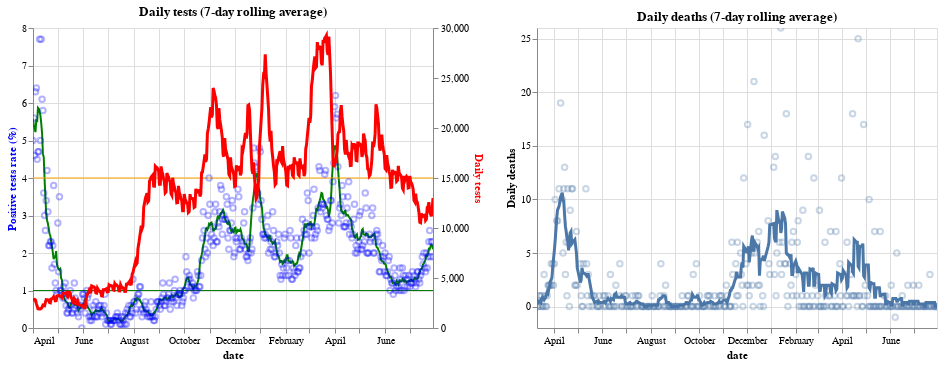

Notebook code for this chart:
### Code cell
plot_daily_tests() | plot_daily_deaths()

### Figure 1 — Vega-Lite specification as saved in the notebook (floating-point values rounded to 4 significant figures; data arrays with more than 128 entries replaced by an {"elided": "..."} marker saying what was removed)
{"config": {"view": {"continuousWidth": 400, "continuousHeight": 300}}, "hconcat": [{"layer": [{"layer": [{"data": {"name": "data-e971304a2b92d364a7a48f21f518054c"}, "mark": {"type": "line", "color": "green", "size": 2, "tooltip": {"content": "encoding"}}, "encoding": {"x": {"type": "temporal", "field": "date"}, "y": {"type": "quantitative", "axis": {"title": "Positive tests rate (%)", "titleColor": "blue"}, "field": "pos_rate"}}, "selection": {"selector001": {"type": "interval", "bind": "scales", "encodings": ["x"]}, "selector003": {"type": "interval", "bind": "scales", "encodings": ["x", "y"]}}, "transform": [{"window": [{"op": "mean", "field": "pr100_pos", "as": "pos_rate"}], "frame": [-4, 3]}]}, {"data": {"name": "data-d764767e7dd3b10b2c76c1355ce10ef3"}, "mark": {"type": "rule", "color": "green"}, "encoding": {"y": {"type": "quantitative", "field": "y"}}}, {"data": {"name": "data-fb819638db82990c6442e9d3db3e2633"}, "mark": {"type": "rule", "color": "orange"}, "encoding": {"y": {"type": "quantitative", "field": "y"}}}, {"data": {"name": "data-e971304a2b92d364a7a48f21f518054c"}, "mark": {"type": "point", "color": "blue", "opacity": 0.3}, "encoding": {"tooltip": [{"type": "temporal", "field": "date"}, {"type": "quantitative", "field": "pr100_pos"}, {"type": "quantitative", "field": "n_tests"}, {"type": "quantitative", "field": "n_pos"}, {"type": "quantitative", "field": "n_neg"}], "x": {"type": "temporal", "field": "date"}, "y": {"type": "quantitative", "field": "pr100_pos"}}}]}, {"data": {"name": "data-e971304a2b92d364a7a48f21f518054c"}, "mark": {"type": "line", "color": "red", "size": 3, "tooltip": {"content": "encoding"}}, "encoding": {"x": {"type": "temporal", "field": "date"}, "y": {"type": "quantitative", "axis": {"title": "Daily tests", "titleColor": "red"}, "field": "avg"}}, "title": "Daily tests (7-day rolling average)", "transform": [{"window": [{"op": "mean", "field": "n_tests", "as": "avg"}], "frame": [-4, 3]}]}], "resolve": {"scale": {"y": "independent"}}}, {"layer": [{"mark": {"type": "line", "size": 3, "tooltip": {"content": "encoding"}}, "encoding": {"x": {"type": "temporal", "field": "date"}, "y": {"type": "quantitative", "axis": {"title": "Daily deaths"}, "field": "avg"}}, "selection": {"selector001": {"type": "interval", "bind": "scales", "encodings": ["x"]}, "selector004": {"type": "interval", "bind": "scales", "encodings": ["x", "y"]}}, "title": "Daily deaths (7-day rolling average)", "transform": [{"window": [{"op": "mean", "field": "daily deaths", "as": "avg"}], "frame": [-4, 3]}]}, {"mark": {"type": "point", "opacity": 0.3}, "encoding": {"tooltip": [{"type": "temporal", "field": "date"}, {"type": "quantitative", "field": "daily deaths"}, {"type": "quantitative", "field": "deaths"}], "x": {"type": "temporal", "field": "date"}, "y": {"type": "quantitative", "field": "daily deaths"}}}], "data": {"name": "data-56fb4b34a034f41498b2ab0eeade0b89"}}], "$schema": "https://vega.github.io/schema/vega-lite/v4.8.1.json", "datasets": {"data-e971304a2b92d364a7a48f21f518054c": {"elided": "485 records"}, "data-d764767e7dd3b10b2c76c1355ce10ef3": [{"y": 1}], "data-fb819638db82990c6442e9d3db3e2633": [{"y": 4}], "data-56fb4b34a034f41498b2ab0eeade0b89": {"elided": "363 records"}}}
